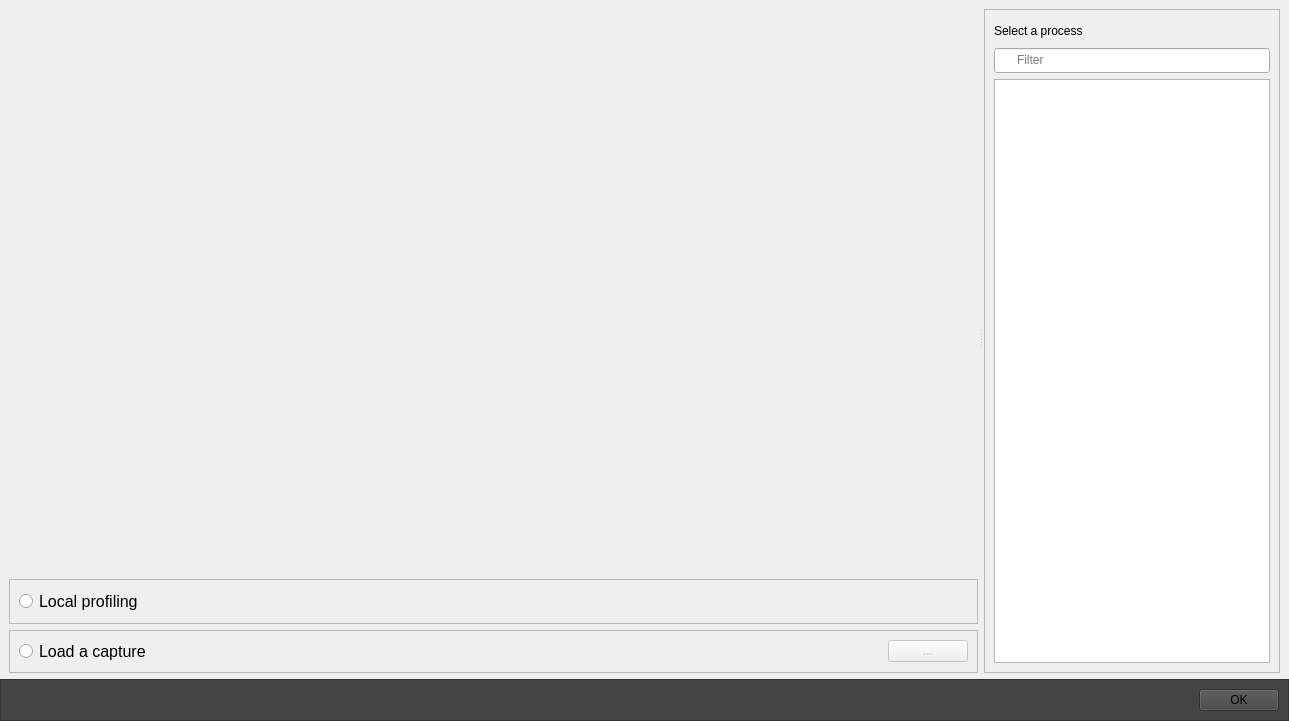
<?xml version="1.0" encoding="UTF-8"?>
<ui version="4.0">
 <class>ProfilingTargetDialog</class>
 <widget class="QDialog" name="ProfilingTargetDialog">
  <property name="geometry">
   <rect>
    <x>0</x>
    <y>0</y>
    <width>1289</width>
    <height>721</height>
   </rect>
  </property>
  <property name="windowTitle">
   <string>Orbit</string>
  </property>
  <property name="styleSheet">
   <string notr="true">QLineEdit {
	background-image: url(:/actions/search_small_offset);
	background-position: left center;
	background-repeat: no-repeat;
	height: 22px;
	padding-left: 20px;
	padding-bottom: 1px;
}</string>
  </property>
  <layout class="QGridLayout" name="gridLayout_2">
   <property name="leftMargin">
    <number>0</number>
   </property>
   <property name="topMargin">
    <number>0</number>
   </property>
   <property name="rightMargin">
    <number>0</number>
   </property>
   <property name="bottomMargin">
    <number>0</number>
   </property>
   <item row="0" column="0">
    <layout class="QVBoxLayout" name="verticalLayout_4" stretch="1,0">
     <property name="leftMargin">
      <number>0</number>
     </property>
     <property name="topMargin">
      <number>0</number>
     </property>
     <property name="rightMargin">
      <number>0</number>
     </property>
     <item>
      <widget class="QSplitter" name="splitter">
       <property name="orientation">
        <enum>Qt::Horizontal</enum>
       </property>
       <property name="handleWidth">
        <number>6</number>
       </property>
       <widget class="QFrame" name="frame">
        <property name="sizePolicy">
         <sizepolicy hsizetype="Preferred" vsizetype="Preferred">
          <horstretch>0</horstretch>
          <verstretch>0</verstretch>
         </sizepolicy>
        </property>
        <property name="frameShape">
         <enum>QFrame::NoFrame</enum>
        </property>
        <property name="frameShadow">
         <enum>QFrame::Raised</enum>
        </property>
        <property name="lineWidth">
         <number>0</number>
        </property>
        <layout class="QVBoxLayout" name="verticalLayout" stretch="1,0,0">
         <property name="rightMargin">
          <number>0</number>
         </property>
         <property name="bottomMargin">
          <number>0</number>
         </property>
         <item>
          <widget class="orbit_qt::ConnectToStadiaWidget" name="stadiaWidget" native="true"/>
         </item>
         <item>
          <widget class="QFrame" name="localFrame">
           <property name="visible">
            <bool>false</bool>
           </property>
           <property name="frameShape">
            <enum>QFrame::StyledPanel</enum>
           </property>
           <property name="frameShadow">
            <enum>QFrame::Raised</enum>
           </property>
           <layout class="QHBoxLayout" name="horizontalLayout">
            <item>
             <widget class="QRadioButton" name="localProfilingRadioButton">
              <property name="font">
               <font>
                <pointsize>12</pointsize>
               </font>
              </property>
              <property name="text">
               <string>Local profiling</string>
              </property>
             </widget>
            </item>
            <item>
             <spacer name="horizontalSpacer">
              <property name="orientation">
               <enum>Qt::Horizontal</enum>
              </property>
              <property name="sizeHint" stdset="0">
               <size>
                <width>746</width>
                <height>20</height>
               </size>
              </property>
             </spacer>
            </item>
            <item>
             <widget class="QLabel" name="localProfilingStatusMessage">
              <property name="text">
               <string/>
              </property>
             </widget>
            </item>
           </layout>
          </widget>
         </item>
         <item>
          <widget class="QFrame" name="captureFrame">
           <property name="frameShape">
            <enum>QFrame::StyledPanel</enum>
           </property>
           <property name="frameShadow">
            <enum>QFrame::Raised</enum>
           </property>
           <layout class="QHBoxLayout" name="horizontalLayout_2">
            <item>
             <widget class="QRadioButton" name="loadCaptureRadioButton">
              <property name="minimumSize">
               <size>
                <width>0</width>
                <height>23</height>
               </size>
              </property>
              <property name="font">
               <font>
                <pointsize>12</pointsize>
               </font>
              </property>
              <property name="text">
               <string>Load a capture</string>
              </property>
              <property name="checked">
               <bool>false</bool>
              </property>
             </widget>
            </item>
            <item>
             <spacer name="horizontalSpacer_2">
              <property name="orientation">
               <enum>Qt::Horizontal</enum>
              </property>
              <property name="sizeHint" stdset="0">
               <size>
                <width>454</width>
                <height>20</height>
               </size>
              </property>
             </spacer>
            </item>
            <item>
             <widget class="QLabel" name="selectedFileLabel">
              <property name="text">
               <string/>
              </property>
             </widget>
            </item>
            <item>
             <widget class="QPushButton" name="loadFromFileButton">
              <property name="enabled">
               <bool>false</bool>
              </property>
              <property name="text">
               <string>...</string>
              </property>
             </widget>
            </item>
           </layout>
          </widget>
         </item>
        </layout>
       </widget>
       <widget class="QFrame" name="frame_4">
        <property name="sizePolicy">
         <sizepolicy hsizetype="Preferred" vsizetype="Preferred">
          <horstretch>0</horstretch>
          <verstretch>0</verstretch>
         </sizepolicy>
        </property>
        <property name="frameShape">
         <enum>QFrame::NoFrame</enum>
        </property>
        <property name="frameShadow">
         <enum>QFrame::Raised</enum>
        </property>
        <property name="lineWidth">
         <number>0</number>
        </property>
        <layout class="QGridLayout" name="gridLayout_3">
         <property name="leftMargin">
          <number>0</number>
         </property>
         <property name="topMargin">
          <number>9</number>
         </property>
         <property name="rightMargin">
          <number>9</number>
         </property>
         <property name="bottomMargin">
          <number>0</number>
         </property>
         <item row="0" column="0">
          <widget class="QFrame" name="processesFrame">
           <property name="frameShape">
            <enum>QFrame::StyledPanel</enum>
           </property>
           <property name="frameShadow">
            <enum>QFrame::Raised</enum>
           </property>
           <layout class="QVBoxLayout" name="verticalLayout_3">
            <item>
             <widget class="QLabel" name="selectProcessLabel">
              <property name="minimumSize">
               <size>
                <width>0</width>
                <height>23</height>
               </size>
              </property>
              <property name="text">
               <string>Select a process</string>
              </property>
             </widget>
            </item>
            <item>
             <widget class="QLineEdit" name="processFilterLineEdit">
              <property name="placeholderText">
               <string>Filter</string>
              </property>
             </widget>
            </item>
            <item>
             <widget class="QTableView" name="processesTableView">
              <property name="enabled">
               <bool>true</bool>
              </property>
              <property name="alternatingRowColors">
               <bool>true</bool>
              </property>
              <property name="showGrid">
               <bool>false</bool>
              </property>
              <property name="selectionMode">
               <enum>QAbstractItemView::SingleSelection</enum>
              </property>
              <property name="selectionBehavior">
               <enum>QAbstractItemView::SelectRows</enum>
              </property>
              <widget class="orbit_qt::OverlayWidget" name="processesTableOverlay" native="true">
               <property name="geometry">
                <rect>
                 <x>0</x>
                 <y>0</y>
                 <width>100</width>
                 <height>30</height>
                </rect>
               </property>
               <property name="visible">
                <bool>false</bool>
               </property>
              </widget>
             </widget>
            </item>
           </layout>
          </widget>
         </item>
        </layout>
       </widget>
      </widget>
     </item>
     <item>
      <widget class="QFrame" name="frame_2">
       <property name="styleSheet">
        <string notr="true">background-color: rgb(68, 68, 68)</string>
       </property>
       <property name="frameShape">
        <enum>QFrame::StyledPanel</enum>
       </property>
       <property name="frameShadow">
        <enum>QFrame::Raised</enum>
       </property>
       <layout class="QHBoxLayout" name="horizontalLayout_3">
        <item>
         <spacer name="horizontalSpacer_3">
          <property name="orientation">
           <enum>Qt::Horizontal</enum>
          </property>
          <property name="sizeHint" stdset="0">
           <size>
            <width>1183</width>
            <height>20</height>
           </size>
          </property>
         </spacer>
        </item>
        <item>
         <widget class="QPushButton" name="confirmButton">
          <property name="text">
           <string>OK</string>
          </property>
         </widget>
        </item>
       </layout>
      </widget>
     </item>
    </layout>
   </item>
  </layout>
 </widget>
 <customwidgets>
  <customwidget>
   <class>orbit_qt::OverlayWidget</class>
   <extends>QWidget</extends>
   <header>OverlayWidget.h</header>
  </customwidget>
  <customwidget>
   <class>orbit_qt::ConnectToStadiaWidget</class>
   <extends>QWidget</extends>
   <header>ConnectToStadiaWidget.h</header>
  </customwidget>
 </customwidgets>
 <resources>
  <include location="../icons/orbiticons.qrc"/>
 </resources>
 <connections/>
</ui>
